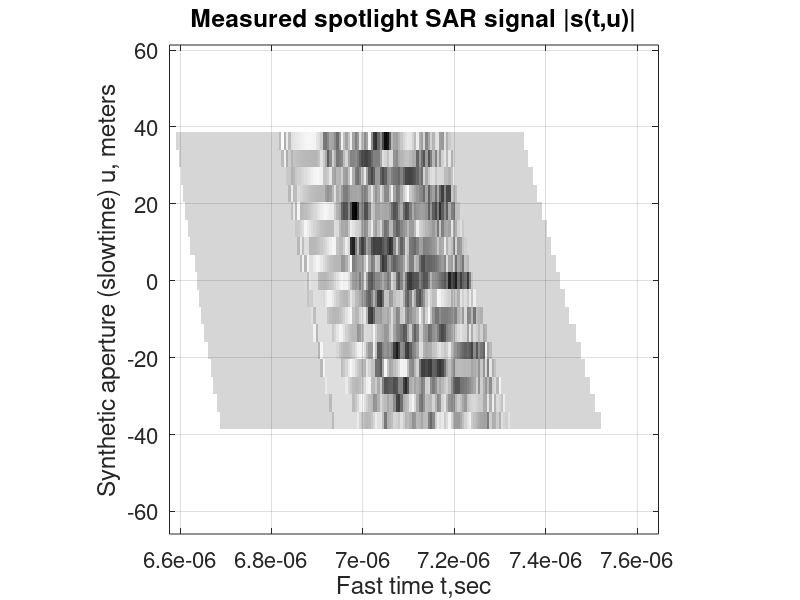

Write the MATLAB code that produced this figure. (Note: this script raises an error after producing the figure.)
clear all
close all
colormap(gray(256))
cj=sqrt(-1);
pi2=2*pi;

c=3e8;  
f0=50e6;
w0=pi2*f0;
fc=200e6;
wc=pi2*fc;
lambda_min=c/(fc+f0);
lambda_max=c/(fc-f0);
kc=(pi2*fc)/c;
kmin=(pi2*(fc-f0))/c; 
kmax=(pi2*(fc+f0))/c;

Xc=1000; 
X0=20;
Yc=300;
Y0=60;

%case1 L<Y0; requires zero padding of SAR signal in synthetic aperture
%domain
L=40;  %sythetic aperture is 2*L

theta_c=atan(Yc/Xc);
Rc=sqrt(Xc^2+Yc^2);
L_min=max(Y0,L);  %zeropadding in u domain

Xcc=Xc/(cos(theta_c)^2);

%%%%%%%%%%%%%%%%%%%%%%%%%%%%%%%%%%%%%%%%%%
%%%u domain paramteres and array for compressed SAR signal

duc=(Xcc*lambda_min)/(4*Y0); %sample spacing in aperture domain for compressed SAS signal

duc=duc/1.2;


mc=2*ceil(L_min/duc);
uc=duc*(-mc/2:mc/2-1);
dkuc=pi2/(mc*duc);
kuc=dkuc*(-mc/2:mc/2-1);  %kuc array

dku=dkuc;  %sample spacing in ku domain


%%%%%%%%%%%%%%%%%%%%%%%%%%%%%%%%%%%%%%%%%%%%%%%%%%%%%%
%%%%%%%%%%%% u domain paramteres and arrays for SAR signal
%%%%%%%%%%%%%%%%%%%%%%%%%%%%%%%%%%%%%%%%%%%%%%%%%%%%%%%%%

if Yc-Y0-L<0
    theta_min=atan((Yc-Y0-L)/(Xc-X0));
else
    theta_min=atan((Yc-Y0-L)/(Xc+X0));
end
theta_max=atan((Yc+Y0+L)/(Xc-X0));
 %max aspect angle

kumin=min(2*kmin*sin(theta_min),2*kmax*sin(theta_min));  %ku=2*k*sin(theta)
kumax=2*kmax*sin(theta_max);
du=pi2/(kumax-kumin);

du=du/1.4;                    %20% gaurd band
m=2*ceil(pi/(du*dku));          %number of samples on aperture
du=pi2/(m*dku);            %readjust du
u=du*(-m/2:m/2-1);          %synthetic aperture array
ku=dku*(-m/2:m/2-1);               %ku array

%%%%%%%%%%%%%%%%%%%%%%%%%%%%%%%%%%%%%%%%%%%%%%%%%%%%%%%%%%%%%%%%%
%%%%%%%%%%%%Fast time domain parameters and array
%%%%%%%%%%%%%%%%%%%%%%%%%%%%%%%%%%%%%%%%%%%%%%%%%%%%%%%%%%%%%%%%%

Tp=2.5e-7;
alpha=w0/Tp;
wcm=wc-alpha*Tp;


if Yc-Y0-L<0
    Rmin=Xc-X0;
else
    Rmin=sqrt((Xc-X0)^2+(Yc-Y0-L)^2);
end
Ts=(2/c)*Rmin;
Rmax= sqrt((Xc+X0)^2+(Yc+Y0+L)^2);
Tf=(2/c)*Rmax+Tp;
T=Tf-Ts;
Ts=Ts-0.1*T;
Tf=Tf+0.1*T;
T=Tf-Ts;
Tmin=max(T,(4*X0)/(c*cos(theta_max)));

dt=1/(4*f0);
n= 2*ceil((0.5*Tmin)/dt);
t=Ts+(0:n-1)*dt;
dw=pi2/(n*dt);
w=wc+dw*(-n/2:n/2-1);
k= w/c;

%%%%%%%%%%%%%%%%%%%%%%%%%%%%%%%%%%%%%%%%%%%%%
%%Parameters of Target
%%%%%%%%%%%%%%%%%%%%%%%%%%%%%%%%%%%%%%%%%%%%

ntarget=9;

xn=zeros(1,ntarget); yn=xn;         fn=xn;

xn(1)=0;         yn(1)=0;            fn(1)=1;
xn(2)=0.7*X0;    yn(2)=-0.6*Y0;      fn(2)=1.4;
xn(3)=0;         yn(3)=-0.85*Y0;     fn(3)=0.8;
xn(4)=-0.5*X0;    yn(4)=0.75*Y0;     fn(4)=1;
xn(5)=-0.4*X0;    yn(5)=0.65*Y0;     fn(5)=1;
xn(6)=-1.2*X0;    yn(6)=0.75*Y0;     fn(6)=1;
xn(7)=0.5*X0;    yn(7)=1.25*Y0;      fn(7)=1;
xn(8)=1.1*X0;    yn(8)=-1.1*Y0;      fn(8)=1;
xn(9)=-1.2*X0;    yn(9)=-1.75*Y0;    fn(9)=1;

%%%%%%%%%%%%%%Simulation

s=zeros(n,mc);

for i=1:ntarget
    td=t(:)*ones(1,mc)-(2*ones(n,1)*sqrt((Xc+xn(i)).^2+(Yc+yn(i)-uc).^2)/c);
    s=s+fn(i)*exp(cj*wcm*td+cj*alpha*(td).^2).*(td>=0 & td <=Tp & ...
                                      ones(n,1)*abs(uc) <= L & t(:)*ones(1,mc)<Tf); 
   
end

s=s.*exp(-cj*wc*t(:)*ones(1,mc)); %Fast time baseband conversion
%for tddisplay
G=abs(s)';
xg=max(max(G)); ng=min(min(G)); cg=255/(xg-ng); %x'=cg*(G-ng)

figure(1)   %P4.1
colormap(gray(256));
image(t,uc,256-cg*(G-ng)); % x''=256-x'
axis('square');axis('xy')
xlabel('Fast time t,sec');
ylabel('Synthetic aperture (slowtime) u, meters');
title('Measured spotlight SAR signal |s(t,u)|');
grid on
set(gca,'fontsize',16);

%%%%%%%%%%%%%%%%%%%%%%%%%%%Fast time baseband matched filtering

Tc=2*Rc/c;
td0=t(:)-Tc;

s0=exp(cj*wcm*td0+cj*alpha*(td0.^2)).*(td0>=0 & td0<=Tp);

s0=s0.*exp(-cj*wc*t(:));

s=ftx(s).*(conj(ftx(s0))*ones(1,mc));  %column FT n*mc matrix.. This is sM(w,u)
%for display
G=abs(iftx(s))';
xg=max(max(G)); ng=min(min(G)); cg=255/(xg-ng);
tm=Tc+dt*(-n/2:n/2-1);

figure(2)   %P4.2
colormap(gray(256));
image(tm,uc,256-cg*(G-ng)); % x''=256-x'
axis('square');axis('xy')
xlabel('Fast time t,sec');
ylabel('Synthetic aperture (slowtime) u, meters');
title('SAR signal after Fast time matched filtering |s_M(t,u)|');
grid on
set(gca,'fontsize',16);

%%%%%%%%%%%%%%%%%%%%%%%%%%%%%%%%%Slow time baseband conversion for squint
kus=2*kc*sin(theta_c)*ones(1,n);
s=s.*exp(-cj*kus(:)*uc);
fs=fty(s);

G=abs(fs)';
xg=max(max(G)); ng=min(min(G)); cg=255/(xg-ng);


figure(3)   %P4.2
colormap(gray(256));
image(k*c/pi2,kuc,256-cg*(G-ng)); % x''=256-x'
axis('square');axis('xy')
xlabel('Fast time frequency,Hertz');
ylabel('Synthetic aperture (slowtime) frequency k_u, rad/m');
title('Baseband Aliased Spotlight SAR signal spectrum |S(\omega,k_u)|'); %S(w,ku)
grid on
set(gca,'fontsize',16);

%%%%%%%%%%%%%%%%%%%%%%%%%%%%%%%%%%%%%%%%%%%%%%%%%%%%%
%%%%%%%%%%%%%%%%% Slow time compression

s=s.*exp(cj*kus(:)*uc);

cs= s.*exp(cj*2*(k(:)*ones(1,mc)).*(ones(n,1)*sqrt(Xc^2+(Yc-uc).^2))-cj*2*k(:)*Rc*ones(1,mc));
fcs=fty(cs);

G=abs(fcs)';
xg=max(max(G)); ng=min(min(G)); cg=255/(xg-ng);


figure(4)   %P4.4
colormap(gray(256));
image(k*c/pi2,kuc,256-cg*(G-ng)); % x''=256-x'
axis('square');axis('xy')
xlabel('Fast time frequency,Hertz');
ylabel('Synthetic aperture (slowtime) frequency k_u, rad/m');
title('Compressed Spotlight SAR signal spectrum |S_c(\omega,k_u)|'); %S(w,ku)
grid on
set(gca,'fontsize',16);

%%%Polar format processed reconstruction

fp=iftx(fty(cs));
 
%%Digital spotlighting (to suppress the echoed signal outside desired target area)

PH=asin(kuc/(2*kc));  %angular doppler domain
R=(c*tm)/2; 
%window func
W_d=((abs(R(:)*cos(PH+theta_c)-Xc)<X0).*(abs(R(:)*sin(PH+theta_c)-Yc)<Y0));

fd=fp.*W_d;  %digital spotlight filtering in (t,ku)
fcs=ftx(fd);  %Scd(w,ku)

%%Zero  padding in ku domain for slow time upsampling

mz=m-mc;
fcs=(m/mc)*[zeros(n,mz/2),fcs,zeros(n,mz/2)];

cs=ifty(fcs);

%slow time decompression  %sd(w,u)=scd(w,u)*s0(w,u)
s=cs.*exp(-cj*2*(k(:)*ones(1,m)).*(ones(n,1)*sqrt(Xc^2+(Yc-u).^2))+cj*2*k(:)*Rc*ones(1,m));

%%%%%%%%%%%%%%%%%%%%%%%

s_ds=s;

s=s.*exp(-cj*kus(:)*u);

fs=fty(s);

G=abs(fs)';
xg=max(max(G)); ng=min(min(G)); cg=255/(xg-ng);


figure(5)   %P4.5
colormap(gray(256));
image(k*c/pi2,ku,256-cg*(G-ng)); % x''=256-x'
axis('square');axis('xy')
xlabel('Fast time frequency,Hertz');
ylabel('Synthetic aperture (slowtime) frequency k_u, rad/m');
title('Spotlight SAR signal spectrum after DS & upsampling |S_d(\omega,k_u)|'); %DS=digital spotlighting
grid on
set(gca,'fontsize',16);

%===============================================

dky=dku;
ny=m;
ky=ku;
dy=pi2/(ny*dky);
y=dy*(-ny/2:ny/2-1);

%%%%%%%%%%%%%%%%%%%%%%%%%%%%%%%%%%%   Reconstruction

ky=ones(n,1)*ky+kus(:)*ones(1,ny); %ky =ku, n x m
kx=(4*k(:).^2)*ones(1,ny)-ky.^2;
kx=sqrt(kx.*(kx>0));  %kx array, n x ny

figure(6) %P4.6
colormap(gray(256));
plot(kx(1:20:n*ny),ky(1:20:n*ny),'.')
axis('square');axis('xy')
xlabel('Spatial frequency k_x, rad/m');
ylabel('Spatial frequency k_y, rad/m');
title('Spotlight SAR Spatial frequency data coverage'); 
axis image; axis xy
grid on
set(gca,'fontsize',16);


kxmin=min(min(kx));
kxmax=max(max(kx));
dkx=pi/X0;
nx=2*ceil((0.5*(kxmax-kxmin))/dkx);

%%%%%%%%%%%%%%%%%%%%%%%%%%% 2D macthed filtering and interpolation

fs0=(kx>0).*exp(cj*kx*Xc+cj*ky*Yc ...
    -cj*2*k(:)*ones(1,ny)*Rc);
fsm=fs.*fs0;

% ============================
% ========== Interpolation =========
% ============================
%function [F,KX,KY,kxc] = interpolation_code(fsm,kx,ky,dkx,nx,ny,kxmin,n)
% fsm is the 2D matched filtered F(kx,ky), unevenly spaced samples
is=8;       % number of neighbors (sidelobes) used for sinc interpolator, Ns
I=2*is+1;
kxs=is*dkx; % plus/minus size of interpolation neighborhood in KX domain, i.e. kxs = Ns*dkx
%
nx=nx+2*is+4;  % increase number of samples to avoid negative
                         %  array index during interpolation in kx domain
KX=kxmin+(-is-2:nx-is-3)*dkx;     % KX: uniformly-spaced kx points where
                                                    % interpolation is done, and length(KX) = nx
                                                    % kx: unevenly spaced array
kxc=KX(nx/2+1);                          % carrier frequency in kx domain
KX=KX(:)*ones(1,ny);                     % nx x ny grid for kx
%
F=zeros(nx,ny);         % initialize F(kx,ky) array for interpolation

for i=1:n                      % for each k loop
                                 % print i to show that it is running
     icKX=round((kx(i,:)-KX(1,1))/dkx)+1; % closest grid point in KX domain % columns of KX are the same 
                                                            % i: fast-time sampe index
     cKX=KX(1,1)+(icKX-1)*dkx;            % and its KX value
     ikx=ones(I,1)*icKX+[-is:is]'*ones(1,ny); % l x ny
     ikx=ikx+nx*ones(I,1)*[0:ny-1];
     nKX=KX(ikx); % (l=17) x ny 
     SINC=sinc((nKX-ones(I,1)*kx(i,:))/dkx);             % interpolating sinc
     HAM=.54+.46*cos((pi/kxs)*(nKX-ones(I,1)*kx(i,:)));  % Hamming window % kxs = Ns*dkx, l=17
         %%%%%   Sinc Convolution (interpolation) follows  %%%%%%%%
     F(ikx)=F(ikx)+(ones(I,1)*fsm(i,:)).*(SINC.*HAM); % F is the interpolated F(kx, ky)
end


%
%  DISPLAY interpolated spatial frequency domain image F(kx,ky)

KX=KX(:,1).';
KY=ky(1,:);

[F,KX,KY,kxc] = interpolation_code(fsm,kx,ky,dkx,nx,ny,kxmin,n); % F is the interpolated spectrum
 

G=abs(F)'; % G is what you need to plot (after mapping it to the range [1, 256])
xg=max(max(G)); ng=min(min(G)); cg=255/(xg-ng);


figure(7)   %P4.7
colormap(gray(256));
image(KX,KY+kus(1),256-cg*(G-ng)); % x''=256-x'
axis('square');axis('xy')
xlabel('Spatial frequency k_x, rad/m');
ylabel('Spatial frequency k_y, rad/m'); % F(kx,ky): spectrum
title('Spatial frequency interpolation reconstruction spectrum'); %DS=digital spotlighting
grid on
set(gca,'fontsize',16);

%%%%%%%%%%%%%%%%%%%%%%%%%%%%%%%%%%%%%

f=iftx(ifty(F));
dx=pi2/(nx*dkx);
x=dx*(-nx/2:nx/2-1);

G=abs(f)';
xg=max(max(G)); ng=min(min(G)); cg=255/(xg-ng);

figure(8)   %P4.8
colormap(gray(256));
image(Xc+x,Yc+y,256-cg*(G-ng)); 
axis([Xc-X0 Xc+X0 Yc-Y0 Yc+Y0]);
axis image; axis xy
xlabel('Range x,meters');
ylabel('Cross range y,meters');
title('Spatial frequency interpolation reconstruction'); %DS=digital spotlighting
grid on
set(gca,'fontsize',16);

%%%%%%%%%%%%% range stack reconstruction

f_stack=zeros(nx,ny);

for i=1:nx
    
    f_stack(i,:)=ifty(sum(fs.*exp(cj*kx*(Xc+x(i))+cj*ky*Yc-cj*2*k(:)*ones(1,ny)*Rc)));
    
end

f_stack=f_stack.*exp(-cj*x(:)*kxc*ones(1,ny));

f_stack=f_stack/nx;

G=abs(f_stack)';
xg=max(max(G)); ng=min(min(G)); cg=255/(xg-ng);


figure(9) %P4.9
colormap(gray(256));
image(Xc+x, Yc+y, 256-cg*(G-ng));
axis([Xc-X0 Xc+X0 Yc-Y0 Yc+Y0]);
axis image;axis xy
xlabel('Range x, meters');
ylabel('Cross Range y, meters');
title('Range Stack Spotlight SAR Reconstruction'); 
grid on
set(gca,'fontsize',16);


F_stack= ftx(fty(f_stack));

G=abs(F_stack)';
xg=max(max(G)); ng=min(min(G)); cg=255/(xg-ng);

figure(10) %P4.10
colormap(gray(256));
image(KX, KY+kus(1), 256-cg*(G-ng));
axis([Xc-X0 Xc+X0 Yc-Y0 Yc+Y0]);
axis image;axis xy
xlabel('Spatial frequency k_x, rad/m');
ylabel('Spatial frequency k_y, rad/m');
title('Range Stack Spotlight SAR Reconstruction Spectrum'); 
grid on
set(gca,'fontsize',16);

%%%%%%%%%%%%%%%%%%%Backprojection Reconstruction

f_back=zeros(nx,ny);
n_ratio=100;
nu=n_ratio*n;
nz=nu-n;
dtu=(n/nu)*dt;
tu=dtu*(-nu/2:nu/2-1);
X=x(:)*ones(1,ny);
Y=ones(nx,1)*y;

for j=1:m
    
    t_ij=(2*sqrt((X+Xc).^2+(Y+Yc-u(j)).^2))/c;
    t_ij=round((t_ij-tm(n/2+1))/dtu)+nu/2+1;
    S=ifty([zeros(1,nz/2),s_ds(:,j).',zeros(1,nz/2)])...
        .*exp(cj*wc*tu);
    f_back=f_back+S(t_ij);
    
end

clear X Y

f_back=f_back.*exp(-cj*x(:)*kxc*ones(1,ny));

f_back=f_back.*exp(-cj*ones(nx,1)*2*kc*sin(theta_c)*y);

G=abs(f_back)';
xg=max(max(G)); ng=min(min(G)); cg=255/(xg-ng);


figure(11) %P4.11
colormap(gray(256));
image(Xc+x, Yc+y, 256-cg*(G-ng));
axis([Xc-X0 Xc+X0 Yc-Y0 Yc+Y0]);
axis image;axis xy
xlabel('Range x, meters');
ylabel('Cross Range y, meters');
title('Backprojection Spotlight SAR Reconstruction'); 
grid on
set(gca,'fontsize',16);

F_back=ftx(fty(f_back));

G=abs(F_back)';
xg=max(max(G)); ng=min(min(G)); cg=255/(xg-ng);


figure(12) %P4.12
colormap(gray(256));
image(KX,KY+kus(1),256-cg*(G-ng)); % x''=256-x'
axis([Xc-X0 Xc+X0 Yc-Y0 Yc+Y0]);
axis image;axis xy
xlabel('Spatial frequency k_x, rad/m');
ylabel('Spatial frequency k_y, rad/m');
title('Backprojection Spotlight SAR Reconstruction spectrum'); 
grid on
set(gca,'fontsize',16);



















